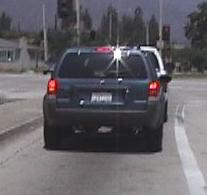
%> input picture cv_lab10_object_categorization/data/cars-training-pos/image_0047.png, 207 x 195 px; its folder holds only this picture in this run
$ octave bow_evaluation.m   (GNU Octave 9; MATLAB toolbox functions it lacks are replaced by stand-ins)
%> lines starting %> are read from the running program, lines starting %| are printed output that depends on the picture
### cv_lab10_object_categorization/src/create_codebook.m
function vCenters = create_codebook(nameDirPos,nameDirNeg,k)
%> called with nameDirPos = '../data/cars-training-pos', nameDirNeg = '../data/cars-training-neg', k = 25

  vImgNames = dir(fullfile(nameDirPos,'*.png'));
  vImgNames = [vImgNames; dir(fullfile(nameDirNeg,'*.png'))];

  nImgs = length(vImgNames);
  vFeatures = zeros(0,128); % 16 histograms containing 8 bins
  vPatches = zeros(0,16*16); % 16*16 image patches

  cellWidth = 4;
  cellHeight = 4;
  nPointsX = 10;
  nPointsY = 10;
  border = 8;

  % Extract features for all images
  for i=1:nImgs,

    disp(strcat('  Processing image ', num2str(i),'...'));

    % load the image
    img = double(rgb2gray(imread(fullfile(vImgNames(i).folder,vImgNames(i).name))));
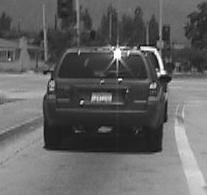
%> img: size 195x207 double; min 11, max 255, mean 98.5

    % Collect local feature points for each image
    vPoints = grid_points(img,nPointsX,nPointsY,border) ;

    % and compute a descriptor for each local feature point
    [descriptors,patches] = descriptors_hog(img,vPoints,cellWidth,cellHeight) ;
    % create hog descriptors and patches
    vFeatures = [vFeatures ; descriptors] ;
    vPatches = [vPatches ; patches] ;

  end;
  disp(strcat('    Number of extracted features:',num2str(size(vFeatures,1))));

  % Cluster the features using K-Means
  disp(strcat('  Clustering...'));
  [~,vCenters] = kmeans(vFeatures,k);


  % Visualize the code book
  disp('Visualizing the codebook...');
  visualize_codebook(vCenters,vFeatures,vPatches,cellWidth,cellHeight);
  disp('Press any key to continue...');
  pause;


end

### cv_lab10_categorization/src/grid_points.m
function vPoints = grid_points(img,nPointsX,nPointsY,border)
%> called with nPointsX = 10, nPointsY = 10, border = 8

    [size_y, size_x] = size(img) ;
%> size_y = 195; size_x = 207
    X = int32(linspace(1+border, size_x-border, nPointsX)) ;
%> X = [9 30 51 72 93 115 136 157 178 199]
    Y = int32(linspace(1+border, size_y-border, nPointsY)) ;
%> Y = [9 29 49 68 88 108 128 147 167 187]

    [X,Y] = meshgrid(X,Y) ;
    X = reshape(X,nPointsX*nPointsY,1) ;
    Y = reshape(Y,nPointsY*nPointsX,1) ;
    vPoints = [X, Y] ;
%> in create_codebook, `vPoints = grid_points(img,nPointsX,nPointsY,border) ;`: vPoints = 100 rows, first 12: [9 9; 9 29; 9 49; 9 68; 9 88; 9 108; 9 128; 9 147; 9 167; 9 187; 30 9; 30 29]

end

### cv_lab10_categorization/src/descriptors_hog.m
function [descriptors,patches] = descriptors_hog(img,vPoints,cellWidth,cellHeight)
%> called with cellWidth = 4, cellHeight = 4

    nBins = 8;
    nCellsW = 4; % number of cells, hard coded so that descriptor dimension is 128
    nCellsH = 4;

    w = cellWidth; % set cell dimensions
    h = cellHeight;

    pw = w*nCellsW; % patch dimensions
    ph = h*nCellsH; % patch dimensions

    descriptors = zeros(0,nBins*nCellsW*nCellsH); % one histogram for each of the 16 cells
    patches = zeros(0,pw*ph); % image patches stored in rows

    [grad_x,grad_y] = gradient(img);
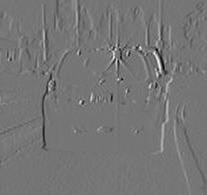
%> grad_x: size 195x207 double; min -96, max 111.5, mean 0; drawn with min black and max white
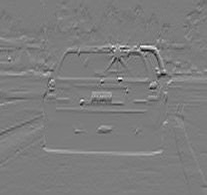
%> grad_y: size 195x207 double; min -106, max 110.5, mean 0.2; drawn with min black and max white
    Gdir = (atan2(grad_y, grad_x));
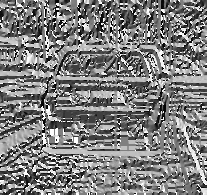
%> Gdir: size 195x207 double; min -3.13, max 3.14, mean -0.00483; drawn with min black and max white

% [20 lines of commented-out code are left out]

    for i = [1:size(vPoints,1)] % for all local feature points
        m=1 ;
        n=1 ;
        for j = -2:1
            for k = -2:1
                patch = img((vPoints(i,2)+k*h):(vPoints(i,2)+(k+1)*h-1), ...
                            (vPoints(i,1)+j*w):(vPoints(i,1)+(j+1)*w-1));
                patch_orientation = Gdir( ...
                                (vPoints(i,2)+k*h):(vPoints(i,2)+(k+1)*h-1), ...
                                (vPoints(i,1)+j*w):(vPoints(i,1)+(j+1)*w-1)) ;
                descriptors(i,m:m+7) = histcounts(patch_orientation, ...
                                                nBins,'BinLimits',[-pi,pi]);
                m = m+8 ;
            end
        end
        patches(i,:) = reshape( ...
                    img((vPoints(i,2)-2*h):(vPoints(i,2)+ 2*h-1), ...
                            (vPoints(i,1)-2 *w):(vPoints(i,1)+2*w-1)) ,1,w*h*4*4) ;

    end % for all local feature points
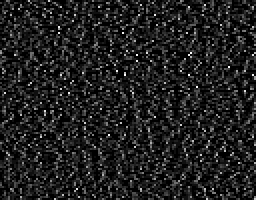
%> descriptors: size 100x128 double (shown 2 times larger); min 0, max 16, mean 2; drawn with min black and max white
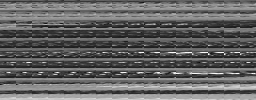
%> patches: size 100x256 double; min 12, max 255, mean 99.1
%|     Number of extracted features:100
%> in create_codebook, `[~,vCenters] = kmeans(vFeatures,k);`:
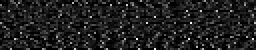
%> vCenters: size 25x128 double (shown 2 times larger); min 0, max 16, mean 2; drawn with min black and max white

end

### cv_lab10_object_categorization/src/bow_histogram.m
function histo = bow_histogram(vFeatures, vCenters)
  % input:
  %   vFeatures: MxD matrix containing M feature vectors of dim. D
  %   vCenters : NxD matrix containing N cluster centers of dim. D
  % output:
  %   histo    : N-dim. vector containing the resulting BoW
  %              activation histogram.
 n = size(vCenters,1);
  histo = zeros(n,1);
  feature_size = size(vFeatures,1);

  for i=1:feature_size
      %look for closest
      [~,matchIdx] = min(sum((vCenters-repmat(vFeatures(i,:),[n,1])).^2,2));
      histo(matchIdx) = histo(matchIdx)+1;
  end
%> this loop made 100 passes
%> matchIdx on passes 1 to 12: 16, 4, 1, 8, 1, 23, 10, 25, 16, 10, 7, 7
%> after the loop, histo = 25 values, max 12 at index 10, min 1 at index 2, mean 4

end

### cv_lab10_object_categorization/src/create_bow_histograms.m
function vBoW = create_bow_histograms(nameDir, vCenters)

  vImgNames = dir(fullfile(nameDir,'*.png'));
  nImgs = length(vImgNames);
  vBoW  = [];

  cellWidth = 4;
  cellHeight = 4;
  nPointsX = 10;
  nPointsY = 10;
  border = 8;

  % Extract features for all images in the given directory
  for i=1:nImgs,
    disp(strcat('  Processing image ', num2str(i),'...'));

    % load the image
    img = double(rgb2gray(imread(fullfile(nameDir,vImgNames(i).name))));

    % Collect local feature points for each image
    % and compute a descriptor for each local feature point
    vPoints = grid_points(img,nPointsX,nPointsY,border) ;
    [descriptors,patches] = descriptors_hog(img,vPoints,cellWidth,cellHeight);

    % Create a BoW activation histogram for this image
    histo = bow_histogram(descriptors, vCenters) ;
    vBoW = [vBoW ; histo'] ;
%> vBoW has the same summary as histo in bow_histogram

  end;

end

### cv_lab10_object_categorization/src/bow_evaluation.m
%
% BAG OF WORDS RECOGNITION EXERCISE
% Alex Mansfield and Bogdan Alexe, HS 2011
% Denys Rozumnyi, HS 2019

%training
disp('creating codebook');
sizeCodebook = 25
0;
vCenters = create_codebook('../data/cars-training-pos','../data/cars-training-neg',sizeCodebook);
%keyboard;
disp('processing positve training images');
vBoWPos = create_bow_histograms('../data/cars-training-pos',vCenters);
%> vBoWPos has the same summary as histo in bow_histogram
disp('processing negative training images');
vBoWNeg = create_bow_histograms('../data/cars-training-neg',vCenters);
%> vBoWNeg = []
%vBoWPos_test = vBoWPos;
%vBoWNeg_test = vBoWNeg;
%keyboard;
disp('processing positve testing images');
vBoWPos_test = create_bow_histograms('../data/cars-testing-pos',vCenters);
%> vBoWPos_test = []
disp('processing negative testing images');
vBoWNeg_test = create_bow_histograms('../data/cars-testing-neg',vCenters);
%> vBoWNeg_test = []

nrPos = size(vBoWPos_test,1);
nrNeg = size(vBoWNeg_test,1);

test_histograms = [vBoWPos_test;vBoWNeg_test];
%> test_histograms = []
labels = [ones(nrPos,1);zeros(nrNeg,1)];

disp('______________________________________')
disp('Nearest Neighbor classifier')
bow_recognition_multi(test_histograms, labels, vBoWPos, vBoWNeg, @bow_recognition_nearest);
%> (this line was passed over: bow_recognition_multi is not available in this run)
disp('______________________________________')
disp('Bayesian classifier')
bow_recognition_multi(test_histograms, labels, vBoWPos, vBoWNeg, @bow_recognition_bayes);
%> (this line was passed over: bow_recognition_multi is not available in this run)
disp('______________________________________')

$ run again, on cv_lab10_object_categorization/data/cars-training-pos/image_0100.png
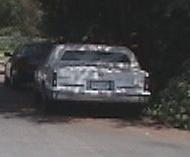
%> input picture cv_lab10_object_categorization/data/cars-training-pos/image_0100.png, 190 x 157 px
%> in create_codebook, `vPoints = grid_points(img,nPointsX,nPointsY,border) ;`: vPoints = 100 rows, first 12: [9 9; 9 25; 9 40; 9 56; 9 71; 9 87; 9 102; 9 118; 9 133; 9 149; 28 9; 28 25]
%> after the loop in descriptors_hog, `for i = [1:size(vPoints,1)]`:
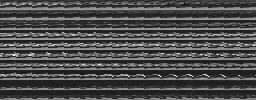
%> patches: size 100x256 double; min 2, max 255, mean 75.3
%|     Number of extracted features:100
%> in create_codebook, `[~,vCenters] = kmeans(vFeatures,k);`:
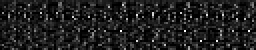
%> vCenters: size 25x128 double (shown 2 times larger); min 0, max 16, mean 2; drawn with min black and max white
%> the loop in bow_histogram, `for i=1:feature_size` made 100 passes
%> matchIdx on passes 1 to 8: 12, 1, 17, 14, 13, 11, 4, 25
%> after the loop in bow_histogram, `for i=1:feature_size`: histo = 25 values, max 17 at index 1, min 1 at index 7, mean 4
%> vBoW has the same summary as histo in bow_histogram
%> vBoWPos has the same summary as histo in bow_histogram
%> vBoWNeg = []

$ run again, on cv_lab10_object_categorization/data/cars-training-pos/image_0104.png
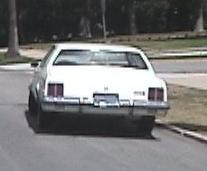
%> input picture cv_lab10_object_categorization/data/cars-training-pos/image_0104.png, 207 x 171 px
%> in create_codebook, `vPoints = grid_points(img,nPointsX,nPointsY,border) ;`: vPoints = 100 rows, first 12: [9 9; 9 26; 9 43; 9 60; 9 77; 9 95; 9 112; 9 129; 9 146; 9 163; 30 9; 30 26]
%> after the loop in descriptors_hog, `for i = [1:size(vPoints,1)]`:
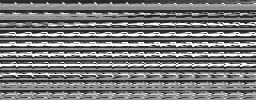
%> patches: size 100x256 double; min 12, max 255, mean 118.3
%|     Number of extracted features:100
%> in create_codebook, `[~,vCenters] = kmeans(vFeatures,k);`:
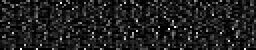
%> vCenters: size 25x128 double (shown 2 times larger); min 0, max 16, mean 2; drawn with min black and max white
%> the loop in bow_histogram, `for i=1:feature_size` made 100 passes
%> matchIdx on passes 1 to 8: 10, 10, 10, 6, 18, 4, 25, 6
%> after the loop in bow_histogram, `for i=1:feature_size`: histo = 25 values, max 18 at index 22, min 1 at index 2, mean 4
%> vBoW has the same summary as histo in bow_histogram
%> vBoWPos has the same summary as histo in bow_histogram
%> vBoWNeg = []

$ run again, on cv_lab10_object_categorization/data/cars-training-pos/image_0107.png
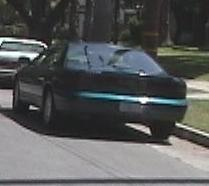
%> input picture cv_lab10_object_categorization/data/cars-training-pos/image_0107.png, 209 x 186 px
%> in create_codebook, `vPoints = grid_points(img,nPointsX,nPointsY,border) ;`: vPoints = 100 rows, first 12: [9 9; 9 28; 9 47; 9 65; 9 84; 9 103; 9 122; 9 140; 9 159; 9 178; 30 9; 30 28]
%|     Number of extracted features:100
%> in create_codebook, `[~,vCenters] = kmeans(vFeatures,k);`:
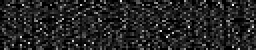
%> vCenters: size 25x128 double (shown 2 times larger); min 0, max 14, mean 2; drawn with min black and max white
%> the loop in bow_histogram, `for i=1:feature_size` made 100 passes
%> matchIdx on passes 1 to 8: 24, 9, 13, 6, 6, 9, 4, 25
%> after the loop in bow_histogram, `for i=1:feature_size`: histo = 25 values, max 13 at index 6, min 1 at index 3, mean 4
%> vBoW has the same summary as histo in bow_histogram
%> vBoWPos has the same summary as histo in bow_histogram
%> vBoWNeg = []
